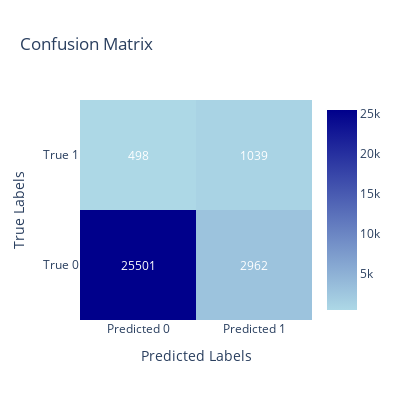

The code cell stored with this chart in its notebook:
### Markdown cell above
For the trained model, the threshold that maximizes profit is 64. With this model, we achieve a profit of 70 thousand

### Code cell
df_test['predicted'] = df_test[prediction_col] >= best_threshold
cm = confusion_matrix(df_test[target_col], df_test['predicted'])
plot_confusion_matrix(cm)

### Figure 1 — Plotly figure (JSON) as saved in the notebook; plotly's stock layout.template omitted (floating-point values rounded to 4 significant figures)
{"data": [{"colorscale": [[0, "lightblue"], [1, "darkblue"]], "hoverinfo": "text", "hoverongaps": false, "text": [[25501, 2962], [498, 1039]], "type": "heatmap", "x": ["Predicted 0", "Predicted 1"], "y": ["True 0", "True 1"], "z": [[25501, 2962], [498, 1039]]}], "layout": {"annotations": [{"font": {"color": "white", "size": 12}, "showarrow": false, "text": "25501", "x": 0, "y": 0}, {"font": {"color": "white", "size": 12}, "showarrow": false, "text": "2962", "x": 1, "y": 0}, {"font": {"color": "white", "size": 12}, "showarrow": false, "text": "498", "x": 0, "y": 1}, {"font": {"color": "white", "size": 12}, "showarrow": false, "text": "1039", "x": 1, "y": 1}], "height": 400, "title": {"text": "Confusion Matrix"}, "width": 400, "xaxis": {"title": {"text": "Predicted Labels"}}, "yaxis": {"title": {"text": "True Labels"}}}}
